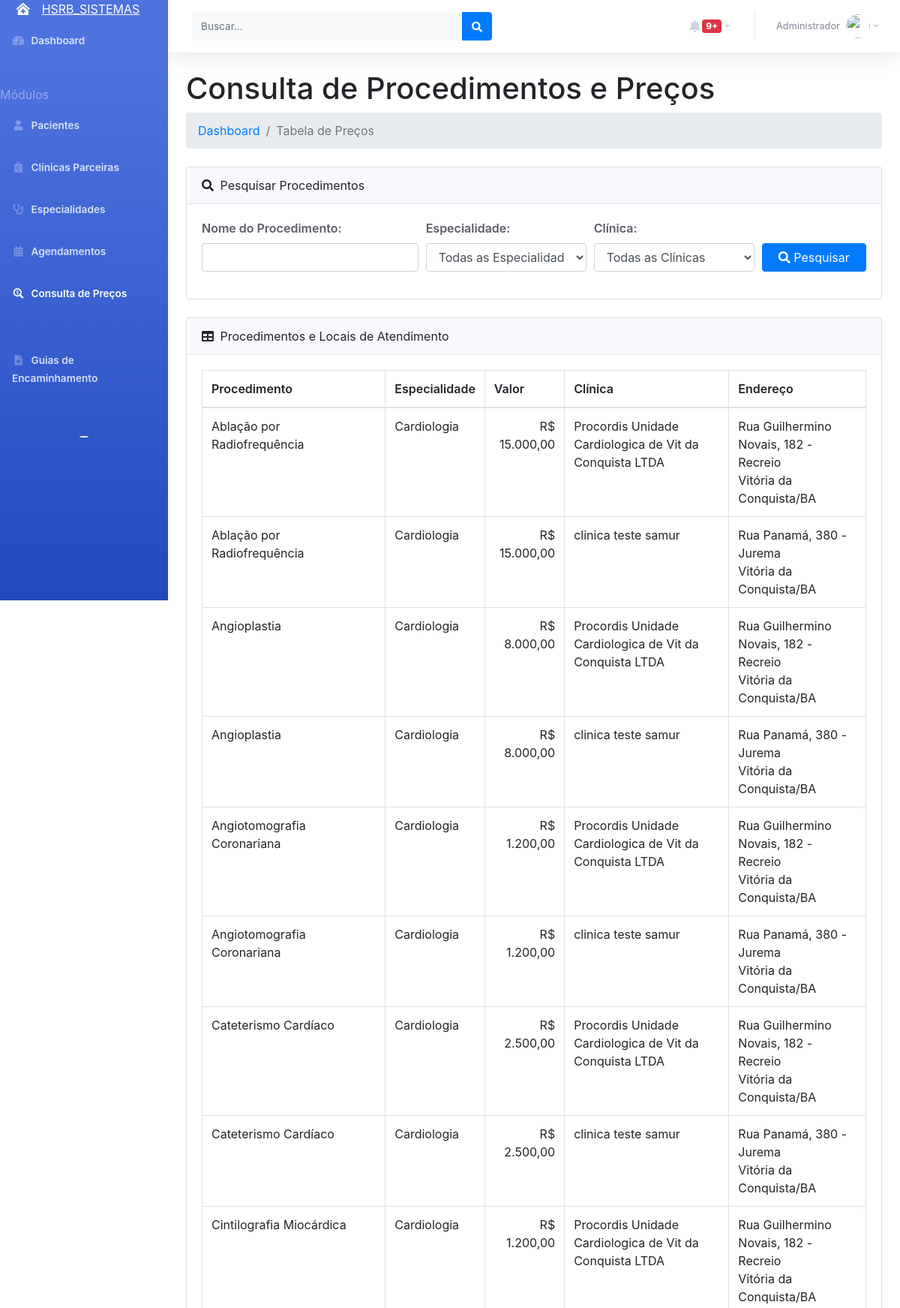
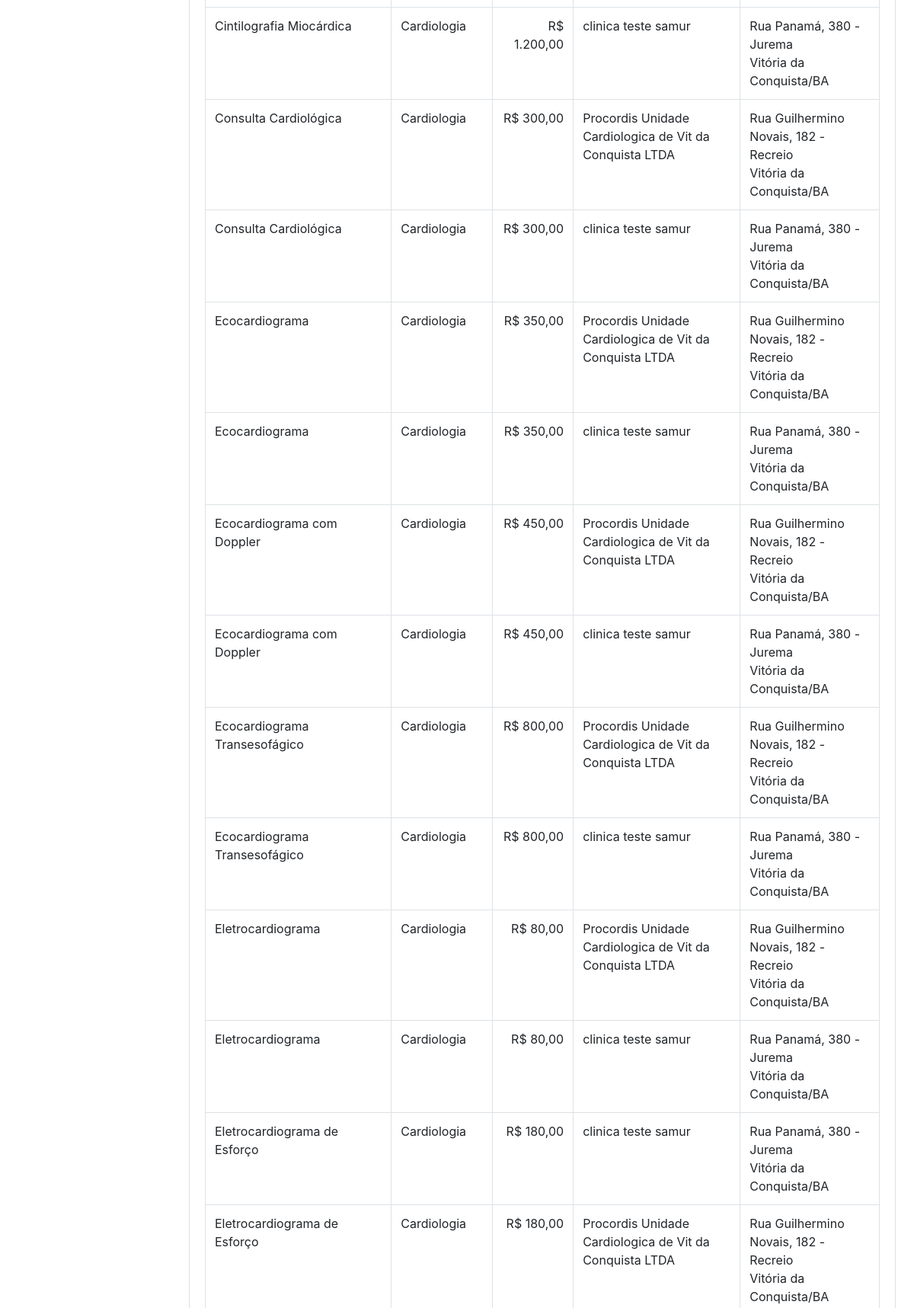
Screenshot of /index.php?module=tabela_precos (signed in, upper part) with the database file from the repository (2 pictures, top to bottom).
### tables this page shows
CREATE TABLE `valores_procedimentos` (
  `id` int(11) NOT NULL,
  `especialidade_id` int(11) NOT NULL,
  `procedimento` varchar(150) NOT NULL,
  `valor` decimal(10,2) NOT NULL,
  `status` tinyint(1) DEFAULT 1
);

CREATE TABLE `especialidades` (
  `id` int(11) NOT NULL,
  `nome` varchar(100) NOT NULL,
  `descricao` text DEFAULT NULL,
  `status` tinyint(1) DEFAULT 1
);

CREATE TABLE `clinicas_parceiras` (
  `id` int(11) NOT NULL,
  `nome` varchar(100) NOT NULL,
  `razao_social` varchar(150) DEFAULT NULL,
  `cnpj` varchar(18) DEFAULT NULL,
  `responsavel` varchar(100) DEFAULT NULL,
  `endereco` varchar(150) NOT NULL,
  `numero` varchar(10) DEFAULT NULL,
  `complemento` varchar(50) DEFAULT NULL,
  `bairro` varchar(50) DEFAULT NULL,
  `cidade` varchar(50) NOT NULL,
  `estado` char(2) NOT NULL,
  `cep` varchar(9) DEFAULT NULL,
  `telefone` varchar(15) NOT NULL,
  `celular` varchar(15) DEFAULT NULL,
  `email` varchar(100) DEFAULT NULL,
  `site` varchar(100) DEFAULT NULL,
  `data_cadastro` timestamp NOT NULL DEFAULT current_timestamp(),
  `ultima_atualizacao` timestamp NOT NULL DEFAULT current_timestamp() ON UPDATE current_timestamp(),
  `status` tinyint(1) DEFAULT 1
);

### modulos/tabela_precos/include.php (the view, shortened to what this page needs)
<?php
function tabela_precosProcessAction($action) {
    try {
        $host = 'localhost';
        $dbname = 'clinica_encaminhamento';
        $username = 'root';
        $password = '';
        $pdo = new PDO("mysql:host=$host;dbname=$dbname;charset=utf8", $username, $password);
        $pdo->setAttribute(PDO::ATTR_ERRMODE, PDO::ERRMODE_EXCEPTION);
        $filtroProcedimento = isset($_GET['procedimento']) ? $_GET['procedimento'] : '';
        $filtroEspecialidade = isset($_GET['especialidade_id']) ? $_GET['especialidade_id'] : '';
        $filtroClinica = isset($_GET['clinica_id']) ? $_GET['clinica_id'] : '';
        $tables = [];
        $stmt = $pdo->query("SHOW TABLES");
        while ($row = $stmt->fetch(PDO::FETCH_NUM)) {
            $tables[] = $row[0];
        }
        $especialidadesFields = [];
        if (in_array('especialidades', $tables)) {
            $stmt = $pdo->query("DESCRIBE especialidades");
            while ($row = $stmt->fetch(PDO::FETCH_ASSOC)) {
                $especialidadesFields[] = $row['Field'];
            }
        }
        $clinicasFields = [];
        if (in_array('clinicas_parceiras', $tables)) {
            $stmt = $pdo->query("DESCRIBE clinicas_parceiras");
            while ($row = $stmt->fetch(PDO::FETCH_ASSOC)) {
                $clinicasFields[] = $row['Field'];
            }
        }
        $sql = "SELECT
                vp.id AS procedimento_id,
                vp.procedimento,
                vp.valor AS valor_procedimento,
                e.id AS especialidade_id,
                e.nome AS especialidade,
                cp.id AS clinica_id,
                cp.nome AS clinica,
                cp.endereco,
                cp.numero,
                cp.bairro,
                cp.cidade,
                cp.estado
            FROM
                valores_procedimentos vp
            LEFT JOIN
                especialidades e ON vp.especialidade_id = e.id
            LEFT JOIN
                especialidades_clinicas ec ON e.id = ec.especialidade_id
            LEFT JOIN
                clinicas_parceiras cp ON ec.clinica_id = cp.id
            WHERE
                vp.status = 1
                AND cp.id IS NOT NULL";
        $params = [];
        $sql .= " ORDER BY vp.procedimento";
        $stmt = $pdo->prepare($sql);
        $stmt->execute($params);
        $resultados = $stmt->fetchAll(PDO::FETCH_ASSOC);
        $especialidades = [];
        try {
            $stmtEsp = $pdo->query("SELECT id, nome FROM especialidades WHERE status = 1 ORDER BY nome");
            $especialidades = $stmtEsp->fetchAll(PDO::FETCH_ASSOC);
        } catch (PDOException $e) {
            if (in_array('especialidades', $tables)) {
                $fields = implode(", ", array_intersect($especialidadesFields, ['id', 'nome', 'status']));
                $whereClause = in_array('status', $especialidadesFields) ? " WHERE status = 1" : "";
                $stmtEsp = $pdo->query("SELECT {$fields} FROM especialidades{$whereClause} ORDER BY nome");
                $especialidades = $stmtEsp->fetchAll(PDO::FETCH_ASSOC);
            }
        }
        $clinicas = [];
        try {
            $stmtClin = $pdo->query("SELECT id, nome FROM clinicas_parceiras WHERE status = 1 ORDER BY nome");
            $clinicas = $stmtClin->fetchAll(PDO::FETCH_ASSOC);
        } catch (PDOException $e) {
            if (in_array('clinicas_parceiras', $tables)) {
                $fields = implode(", ", array_intersect($clinicasFields, ['id', 'nome', 'status']));
                $whereClause = in_array('status', $clinicasFields) ? " WHERE status = 1" : "";
                $stmtClin = $pdo->query("SELECT {$fields} FROM clinicas_parceiras{$whereClause} ORDER BY nome");
                $clinicas = $stmtClin->fetchAll(PDO::FETCH_ASSOC);
            }
        }
        $output = '
        <div class="container-fluid">
            <h1 class="mt-4">Consulta de Procedimentos e Preços</h1>
            <ol class="breadcrumb mb-4">
                <li class="breadcrumb-item"><a href="index.php">Dashboard</a></li>
                <li class="breadcrumb-item active">Tabela de Preços</li>
            </ol>
            <div class="card mb-4">
                <div class="card-header">
                    <i class="fas fa-search mr-1"></i> Pesquisar Procedimentos
                </div>
                <div class="card-body">
                    <form method="get" action="index.php">
                        <input type="hidden" name="module" value="tabela_precos">
                        <div class="form-row">
                            <div class="col-md-4">
                                <div class="form-group">
                                    <label for="procedimento">Nome do Procedimento:</label>
                                    <input type="text" class="form-control" id="procedimento" name="procedimento"
                                           value="'.htmlspecialchars($filtroProcedimento).'">
                                </div>
                            </div>
                            <div class="col-md-3">
                                <div class="form-group">
                                    <label for="especialidade_id">Especialidade:</label>
                                    <select class="form-control" id="especialidade_id" name="especialidade_id">
                                        <option value="">Todas as Especialidades</option>';
        if (!empty($especialidades)) {
            foreach ($especialidades as $e) {
                if (isset($e['id']) && isset($e['nome'])) {
                    $selected = ($filtroEspecialidade == $e['id']) ? 'selected' : '';
                    $output .= '<option value="'.$e['id'].'" '.$selected.'>'.htmlspecialchars($e['nome']).'</option>';
                }
            }
        }
        $output .= '
                                    </select>
                                </div>
                            </div>
                            <div class="col-md-3">
                                <div class="form-group">
                                    <label for="clinica_id">Clínica:</label>
                                    <select class="form-control" id="clinica_id" name="clinica_id">
                                        <option value="">Todas as Clínicas</option>';
        if (!empty($clinicas)) {
            foreach ($clinicas as $c) {
                if (isset($c['id']) && isset($c['nome'])) {
                    $selected = ($filtroClinica == $c['id']) ? 'selected' : '';
                    $output .= '<option value="'.$c['id'].'" '.$selected.'>'.htmlspecialchars($c['nome']).'</option>';
                }
            }
        }
        $output .= '
                                    </select>
                                </div>
                            </div>
                            <div class="col-md-2">
                                <div class="form-group" style="margin-top: 32px;">
                                    <button type="submit" class="btn btn-primary btn-block">
                                        <i class="fas fa-search"></i> Pesquisar
                                    </button>
                                </div>
                            </div>
                        </div>
                    </form>
                </div>
            </div>
            <div class="card mb-4">
                <div class="card-header">
                    <i class="fas fa-table mr-1"></i> Procedimentos e Locais de Atendimento
                </div>
                <div class="card-body">
                    <div class="table-responsive">
                        <table class="table table-bordered" id="dataTable" width="100%" cellspacing="0">
                            <thead>
                                <tr>
                                    <th>Procedimento</th>
                                    <th>Especialidade</th>
                                    <th>Valor</th>
                                    <th>Clínica</th>
                                    <th>Endereço</th>
                                </tr>
                            </thead>
                            <tbody>';
        if (count($resultados) > 0) {
            foreach ($resultados as $row) {
                $endereco = htmlspecialchars($row['endereco']);
                if (!empty($row['numero'])) $endereco .= ', ' . htmlspecialchars($row['numero']);
                if (!empty($row['bairro'])) $endereco .= ' - ' . htmlspecialchars($row['bairro']);
                $endereco .= '<br>' . htmlspecialchars($row['cidade']) . '/' . htmlspecialchars($row['estado']);
                $output .= '
                                <tr>
                                    <td>'.htmlspecialchars($row['procedimento']).'</td>
                                    <td>'.htmlspecialchars($row['especialidade']).'</td>
                                    <td class="text-right">R$ '.number_format($row['valor_procedimento'], 2, ',', '.').'</td>
                                    <td>'.htmlspecialchars($row['clinica']).'</td>
                                    <td>'.$endereco.'</td>
                                </tr>';
            }
        } else {
            $output .= '
                                <tr>
                                    <td colspan="5" class="text-center">Nenhum procedimento encontrado com os critérios de pesquisa.</td>
                                </tr>';
        }
        $output .= '
                            </tbody>
                        </table>
                    </div>
                </div>
            </div>
        </div>
        <script>
        $(document).ready(function() {
            $("#dataTable").DataTable({
                language: {
                    url: "//cdn.datatables.net/plug-ins/1.10.24/i18n/Portuguese-Brasil.json"
                },
                pageLength: 10,
                lengthMenu: [10, 25, 50, 100],
                pagingType: "full_numbers",
                ordering: true,
                searching: false,
                info: true,
                dom: "<\'top\'fl>rt<\'bottom\'ip><\'clear\'>"
            });
        });
        </script>';
        return $output;
    } catch (PDOException $e) {
        return '<div class="alert alert-danger">Erro de conexão: ' . $e->getMessage() . '</div>';
    }
}
?>

### rows the page displays
valores_procedimentos: procedimento "Ablação por Radiofrequência Ablação por Radiofrequência", valor "15.000,00 15.000,00"
especialidades: nome "Cardiologia Cardiologia Cardiologia Cardiologia Cardiologia Cardiologia Cardiologia Cardiologia Cardiologia Cardiologia Cardiologia Cardiologia Cardiologia Cardiologia Cardiologia Cardiologia Cardiologia Cardiologia Cardiologia Cardiologia Cardiologia Cardiologia"
clinicas_parceiras: nome "Procordis Unidade Cardiologica de Vit da Conquista LTDA Procordis Unidade Cardiologica de Vit da Conquista LTDA Procordis Unidade Cardiologica de Vit da Conquista LTDA Procordis Unidade Cardiologica de Vit da Conquista LTDA Procordis Unidade Cardiologica de Vit da Conquista LTDA Procordis Unidade Cardiologica de Vit da Conquista LTDA Procordis Unidade Cardiologica de Vit da Conquista LTDA Procordis Unidade Cardiologica de Vit da Conquista LTDA Procordis Unidade Cardiologica de Vit da Conquista LTDA Procordis Unidade Cardiologica de Vit da Conquista LTDA Procordis Unidade Cardiologica de Vit da Conquista LTDA", endereco "Rua Guilhermino Novais, 182 - Recreio Rua Guilhermino Novais, 182 - Recreio Rua Guilhermino Novais, 182 - Recreio Rua Guilhermino Novais, 182 - Recreio Rua Guilhermino Novais, 182 - Recreio Rua Guilhermino Novais, 182 - Recreio Rua Guilhermino Novais, 182 - Recreio Rua Guilhermino Novais, 182 - Recreio Rua Guilhermino Novais, 182 - Recreio Rua Guilhermino Novais, 182 - Recreio Rua Guilhermino Novais, 182 - Recreio", cidade "Vitória da Conquista Vitória da Conquista Vitória da Conquista Vitória da Conquista Vitória da Conquista Vitória da Conquista Vitória da Conquista Vitória da Conquista Vitória da Conquista Vitória da Conquista Vitória da Conquista", estado "BA BA BA BA BA BA BA BA BA BA BA"
clinicas_parceiras: nome "clinica teste samur clinica teste samur clinica teste samur clinica teste samur clinica teste samur clinica teste samur clinica teste samur clinica teste samur clinica teste samur clinica teste samur clinica teste samur", endereco "Rua Panamá, 380 - Jurema Rua Panamá, 380 - Jurema Rua Panamá, 380 - Jurema Rua Panamá, 380 - Jurema Rua Panamá, 380 - Jurema Rua Panamá, 380 - Jurema Rua Panamá, 380 - Jurema Rua Panamá, 380 - Jurema Rua Panamá, 380 - Jurema Rua Panamá, 380 - Jurema Rua Panamá, 380 - Jurema", cidade "Vitória da Conquista Vitória da Conquista Vitória da Conquista Vitória da Conquista Vitória da Conquista Vitória da Conquista Vitória da Conquista Vitória da Conquista Vitória da Conquista Vitória da Conquista Vitória da Conquista", estado "BA BA BA BA BA BA BA BA BA BA BA"
valores_procedimentos: procedimento "Angioplastia Angioplastia", valor "8.000,00 8.000,00"
valores_procedimentos: procedimento "Angiotomografia Coronariana Angiotomografia Coronariana", valor "1.200,00 1.200,00"
valores_procedimentos: procedimento "Cateterismo Cardíaco Cateterismo Cardíaco", valor "2.500,00 2.500,00"
valores_procedimentos: procedimento "Cintilografia Miocárdica Cintilografia Miocárdica", valor "1.200,00 1.200,00"
valores_procedimentos: procedimento "Consulta Cardiológica Consulta Cardiológica", valor "300,00 300,00"
valores_procedimentos: procedimento "Ecocardiograma Ecocardiograma", valor "350,00 350,00"
valores_procedimentos: procedimento "Ecocardiograma com Doppler Ecocardiograma com Doppler", valor "450,00 450,00"
valores_procedimentos: procedimento "Ecocardiograma Transesofágico Ecocardiograma Transesofágico", valor "800,00 800,00"
valores_procedimentos: procedimento "Eletrocardiograma Eletrocardiograma", valor "80,00 80,00"
valores_procedimentos: procedimento "Eletrocardiograma de Esforço Eletrocardiograma de Esforço", valor "180,00 180,00"
